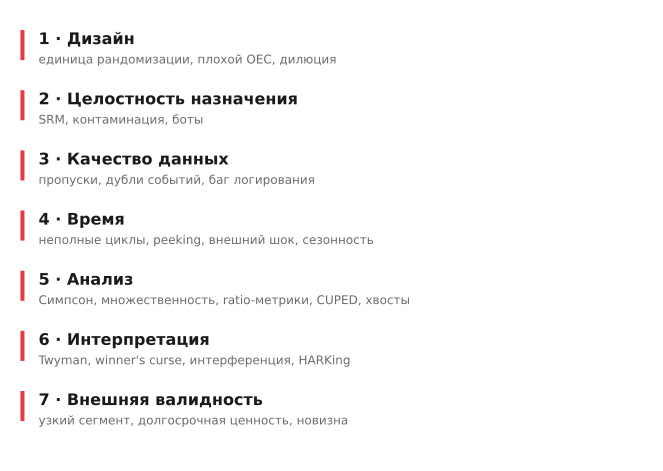

The script that saved this image:
#!/usr/bin/env python3
"""fig_categories.svg — 7 categories of A/B traps, count per category.
davydov.my palette, swiss grid."""
import matplotlib
matplotlib.use("svg")
import matplotlib.pyplot as plt
from matplotlib import rcParams

INK="#1a1a1a"; MUTED="#6b6b6b"; AXIS="#d4d4d0"; ACCENT="#e63946"
rcParams["font.family"]="DejaVu Sans"; rcParams["svg.fonttype"]="none"

# 7 categories: name, example traps
cats = [
    ("1 · Дизайн", "единица рандомизации, плохой OEC, дилюция"),
    ("2 · Целостность назначения", "SRM, контаминация, боты"),
    ("3 · Качество данных", "пропуски, дубли событий, баг логирования"),
    ("4 · Время", "неполные циклы, peeking, внешний шок, сезонность"),
    ("5 · Анализ", "Симпсон, множественность, ratio-метрики, CUPED, хвосты"),
    ("6 · Интерпретация", "Twyman, winner's curse, интерференция, HARKing"),
    ("7 · Внешняя валидность", "узкий сегмент, долгосрочная ценность, новизна"),
]

fig, ax = plt.subplots(figsize=(7.0, 5.0))
ax.set_xlim(0,10); ax.set_ylim(0,len(cats)+0.5); ax.axis("off")

for i,(name,examples) in enumerate(cats):
    y = len(cats) - i
    # category bar (accent left edge)
    ax.plot([0.2,0.2],[y-0.34,y+0.16], color=ACCENT, lw=3, solid_capstyle="butt")
    ax.text(0.45, y, name, fontsize=12, color=INK, fontweight="bold", va="center")
    ax.text(0.45, y-0.34, examples, fontsize=9, color=MUTED, va="center")

plt.tight_layout()
plt.savefig("fig_categories.svg", format="svg", bbox_inches="tight", transparent=True)
print("wrote fig_categories.svg")
